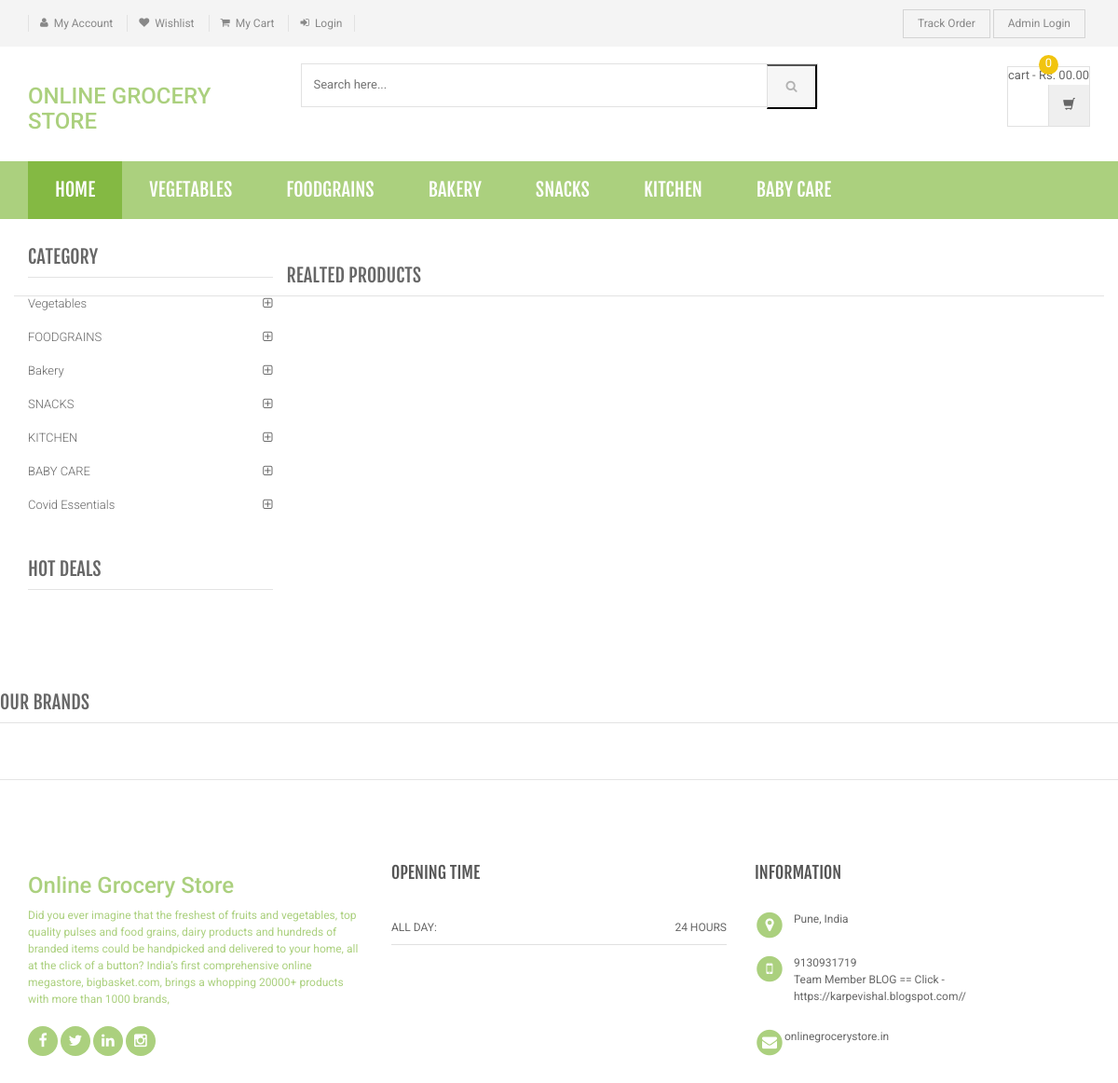
Page /shopping/product-details.php on the committed database.
### tables this page shows
CREATE TABLE `category` (
  `id` int(11) NOT NULL,
  `categoryName` varchar(255) DEFAULT NULL,
  `categoryDescription` longtext DEFAULT NULL,
  `creationDate` timestamp NOT NULL DEFAULT current_timestamp(),
  `updationDate` varchar(255) DEFAULT NULL
);

### shopping/product-details.php (the view, shortened to what this page needs)
<?php
include('includes/config.php');
?>
<!DOCTYPE html>
<html lang="en">
	<head>
	    <link rel="stylesheet" href="assets/css/bootstrap.min.css">
	    <link rel="stylesheet" href="assets/css/main.css">
	    <link rel="stylesheet" href="assets/css/green.css">
	    <link rel="stylesheet" href="assets/css/owl.carousel.css">
		<link rel="stylesheet" href="assets/css/owl.transitions.css">
		<link href="assets/css/lightbox.css" rel="stylesheet">
		<link rel="stylesheet" href="assets/css/animate.min.css">
		<link rel="stylesheet" href="assets/css/rateit.css">
		<link rel="stylesheet" href="assets/css/bootstrap-select.min.css">
		<link rel="stylesheet" href="assets/css/config.css">
		<link href="assets/css/green.css" rel="alternate stylesheet" title="Green color">
		<link href="assets/css/blue.css" rel="alternate stylesheet" title="Blue color">
		<link href="assets/css/red.css" rel="alternate stylesheet" title="Red color">
		<link href="assets/css/orange.css" rel="alternate stylesheet" title="Orange color">
		<link href="assets/css/dark-green.css" rel="alternate stylesheet" title="Darkgreen color">
		<link rel="stylesheet" href="assets/css/font-awesome.min.css">
	</head>
    <body class="cnt-home">
<header class="header-style-1">
<?php include('includes/top-header.php');?>
<?php include('includes/main-header.php');?>
<?php include('includes/menu-bar.php');?>
</header>
<div class="body-content outer-top-xs">
	<div class='container'>
		<div class='row single-product outer-bottom-sm '>
			<div class='col-md-3 sidebar'>
				<div class="sidebar-module-container">
<div class="sidebar-widget outer-bottom-xs wow fadeInUp">
	<h3 class="section-title">Category</h3>
	<div class="sidebar-widget-body m-t-10">
		<div class="accordion">
		            <?php $sql=mysqli_query($con,"select id,categoryName  from category");
while($row=mysqli_fetch_array($sql))
{
    ?>
	    	<div class="accordion-group">
	            <div class="accordion-heading">
	                <a href="category.php?cid=<?php echo $row['id'];?>"  class="accordion-toggle collapsed">
	                   <?php echo $row['categoryName'];?>
	                </a>
	            </div>
	        </div>
	        <?php } ?>
	    </div>
	</div>
</div>
<div class="sidebar-widget hot-deals wow fadeInUp">
	<h3 class="section-title">hot deals</h3>
</div>
				</div>
			</div>
<section class="section featured-product wow fadeInUp">
	<h3 class="section-title">Realted Products </h3>
</section>
			</div>
		</div>
<?php include('includes/brands-slider.php');?>
</div>
<?php include('includes/footer.php');?>
</body>
</html>

### shopping/includes/menu-bar.php (shortened to what this page needs)
<div class="header-nav animate-dropdown">
    <div class="container">
        <div class="yamm navbar navbar-default" role="navigation">
            <div class="nav-bg-class">
                <div class="navbar-collapse collapse" id="mc-horizontal-menu-collapse">
	<div class="nav-outer">
		<ul class="nav navbar-nav">
			<li class="active dropdown yamm-fw">
				<a href="index.php" data-hover="dropdown" class="dropdown-toggle">Home</a>
			</li>
              <?php $sql=mysqli_query($con,"select id,categoryName  from category limit 6");
while($row=mysqli_fetch_array($sql))
{
    ?>
			<li class="dropdown yamm">
				<a href="category.php?cid=<?php echo $row['id'];?>"> <?php echo $row['categoryName'];?></a>
			</li>
			<?php } ?>
		</ul>
		<div class="clearfix"></div>
	</div>
</div>
            </div>
        </div>
    </div>
</div>

### shopping/assets/css/green.css (style rules this page uses)
a { color: #abd07e; }
.header-style-1 .header-nav { background: #abd07e; }
.cnt-home .header-style-1 .header-nav .navbar .navbar-nav > li.active { background: #84b943; }
.sidebar .sidebar-module-container .sidebar-widget .sidebar-widget-body .accordion .accordion-group .accordion-heading .accordion-toggle, .sidebar .sidebar-module-container .sidebar-widget .sidebar-widget-body .accordion .accordion-group .accordion-heading .accordion-toggle:hover, .sidebar .sidebar-module-container .sidebar-widget .sidebar-widget-body .accordion .accordion-group .accordion-heading .accordion-toggle:focus, .sidebar .sidebar-module-container .sidebar-widget .sidebar-widget-body .accordion .accordion-group .accordion-heading .accordion-toggle:after { color: #abd07e; }

### shopping/assets/css/lightbox.css (style rules this page uses)
body:after { content: url(../images/close.png) url(../images/loading.gif) url(../images/prev.png) url(../images/next.png); display: none; }

### shopping/assets/css/blue.css (style rules this page uses)
a { color: #3498db; }
.header-style-1 .header-nav { background: #3498db; }
.cnt-home .header-style-1 .header-nav .navbar .navbar-nav > li.active { background: #1d6ca1; }
.sidebar .sidebar-module-container .sidebar-widget .sidebar-widget-body .accordion .accordion-group .accordion-heading .accordion-toggle, .sidebar .sidebar-module-container .sidebar-widget .sidebar-widget-body .accordion .accordion-group .accordion-heading .accordion-toggle:hover, .sidebar .sidebar-module-container .sidebar-widget .sidebar-widget-body .accordion .accordion-group .accordion-heading .accordion-toggle:focus, .sidebar .sidebar-module-container .sidebar-widget .sidebar-widget-body .accordion .accordion-group .accordion-heading .accordion-toggle:after { color: #3498db; }

### shopping/assets/css/red.css (style rules this page uses)
a { color: #ff6c6c; }
.header-style-1 .header-nav { background: #ff6c6c; }
.cnt-home .header-style-1 .header-nav .navbar .navbar-nav > li.active { background: #ff1a1a; }
.sidebar .sidebar-module-container .sidebar-widget .sidebar-widget-body .accordion .accordion-group .accordion-heading .accordion-toggle, .sidebar .sidebar-module-container .sidebar-widget .sidebar-widget-body .accordion .accordion-group .accordion-heading .accordion-toggle:hover, .sidebar .sidebar-module-container .sidebar-widget .sidebar-widget-body .accordion .accordion-group .accordion-heading .accordion-toggle:focus, .sidebar .sidebar-module-container .sidebar-widget .sidebar-widget-body .accordion .accordion-group .accordion-heading .accordion-toggle:after { color: #ff6c6c; }

### shopping/assets/css/orange.css (style rules this page uses)
a { color: #f39c12; }
.header-style-1 .header-nav { background: #f39c12; }
.cnt-home .header-style-1 .header-nav .navbar .navbar-nav > li.active { background: #ab6c09; }
.sidebar .sidebar-module-container .sidebar-widget .sidebar-widget-body .accordion .accordion-group .accordion-heading .accordion-toggle, .sidebar .sidebar-module-container .sidebar-widget .sidebar-widget-body .accordion .accordion-group .accordion-heading .accordion-toggle:hover, .sidebar .sidebar-module-container .sidebar-widget .sidebar-widget-body .accordion .accordion-group .accordion-heading .accordion-toggle:focus, .sidebar .sidebar-module-container .sidebar-widget .sidebar-widget-body .accordion .accordion-group .accordion-heading .accordion-toggle:after { color: #f39c12; }

### shopping/assets/css/dark-green.css (style rules this page uses)
a { color: #12cca7; }
.header-style-1 .header-nav { background: #12cca7; }
.cnt-home .header-style-1 .header-nav .navbar .navbar-nav > li.active { background: #0b816a; }
.sidebar .sidebar-module-container .sidebar-widget .sidebar-widget-body .accordion .accordion-group .accordion-heading .accordion-toggle, .sidebar .sidebar-module-container .sidebar-widget .sidebar-widget-body .accordion .accordion-group .accordion-heading .accordion-toggle:hover, .sidebar .sidebar-module-container .sidebar-widget .sidebar-widget-body .accordion .accordion-group .accordion-heading .accordion-toggle:focus, .sidebar .sidebar-module-container .sidebar-widget .sidebar-widget-body .accordion .accordion-group .accordion-heading .accordion-toggle:after { color: #12cca7; }

### rows in the picture
category: categoryName "VEGETABLES", categoryName "Vegetables"
category: categoryName "FOODGRAINS"
category: categoryName "BAKERY", categoryName "Bakery"
category: categoryName "SNACKS"
category: categoryName "KITCHEN"
category: categoryName "BABY CARE"
category: categoryName "Covid Essentials"
